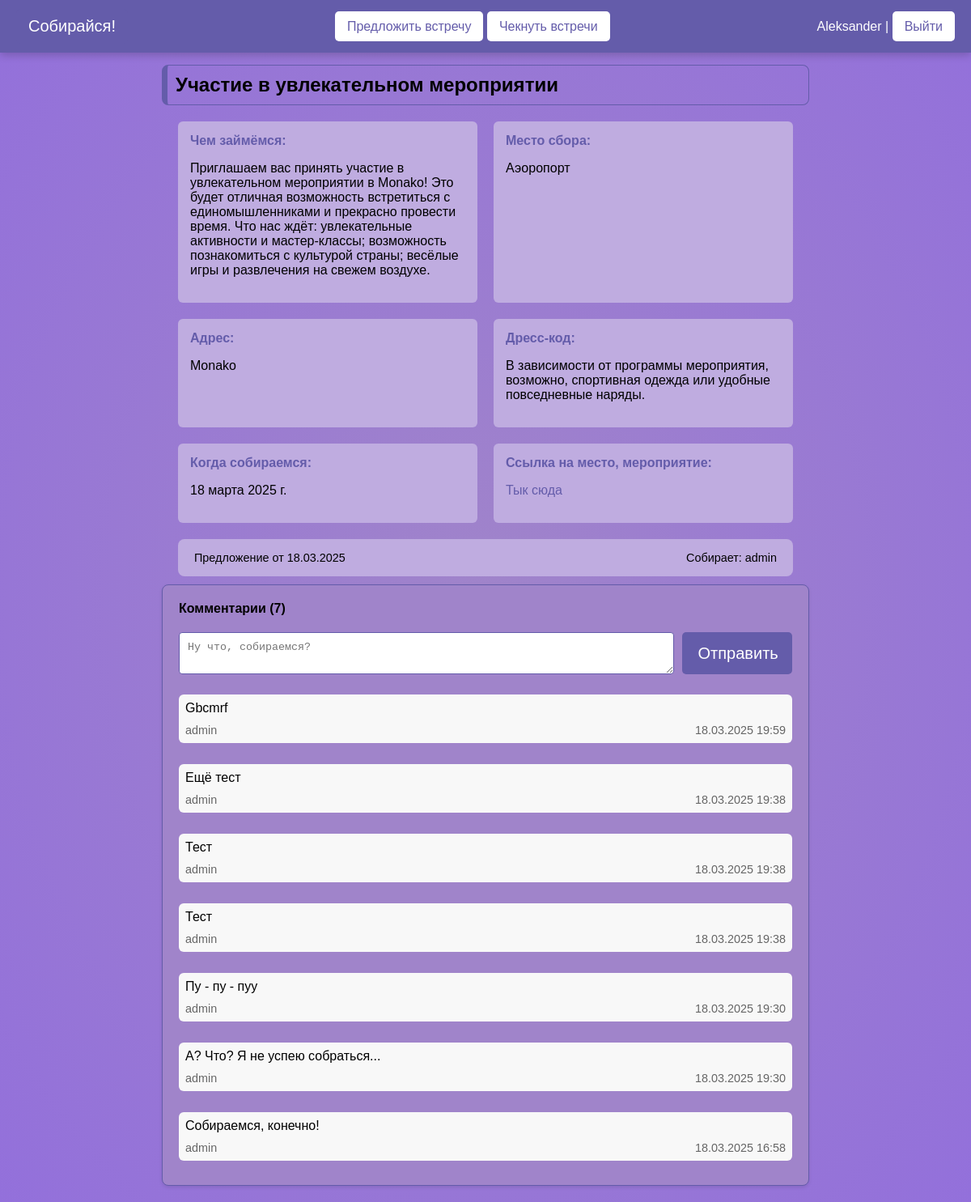
The page /check/5/ (signed in) on the database its author committed.
### meetings/models.py (models this page shows, shortened)
class Meeting(models.Model):
    author = models.ForeignKey(User, on_delete=models.SET_NULL, null=True)
    reason_to_meet = models.CharField('Повод для встречи', max_length=150)
    meeting_place = models.CharField('Место сбора' ,max_length=255)
    address = models.CharField('Адрес', max_length=150)
    what_to_do = models.TextField('Чем займёмся')
    dress_code = models.CharField('Дресс-код', max_length=150)
    link = models.URLField('Ссылка на место, мероприятие', blank=True)
    date_meeting = models.DateField('Когда собираемся')
    date_create = models.DateField(auto_now_add=True)

class Comment(models.Model):
    meeting = models.ForeignKey(Meeting, on_delete=models.CASCADE, related_name='comments')
    author = models.ForeignKey(User, on_delete=models.CASCADE)
    text = models.TextField("Комментарий")
    created_date = models.DateTimeField("Дата создания", auto_now_add=True)

### meetings/views.py (the view)
# urls.py: path('check/<int:pk>/', views.meeting_detail, name='meeting_detail'),
@login_required
def meeting_detail(request, pk):
    meeting = get_object_or_404(Meeting, pk=pk)
    comments = meeting.comments.all().order_by('-created_date')
    if request.method == 'POST':
        form = CommentForm(request.POST)
        if form.is_valid() and request.user.is_authenticated:
            comment = form.save(commit=False)
            comment.meeting = meeting
            comment.author = request.user
            comment.save()
            return redirect('meeting_detail', pk=pk)
    else:
        form = CommentForm()
    return render(request, 'meetings/meeting_detail.html', {
        'meeting': meeting,
        'comments': comments,
        'form': form
    })

### meetings/forms.py
class CommentForm(ModelForm):
    class Meta:
        model = Comment
        fields = ('text',)
        widgets = {
            'text': Textarea(attrs={
                'class': 'form-control',
                'rows': 2,
                'placeholder': 'Ну что, собираемся?'
            })
        }

### meetings/templates/meetings/meeting_detail.html (shortened to what this page needs)
{% extends 'base.html' %}
{% load static %}
{% block content %}
<link rel="stylesheet" type="text/css" href="{% static 'meetings/css/detail.css' %}"/>
<div class="custom-container">
    <div class="meeting-card">
        <div class="card-header">
            <h2 class="meeting-title">{{ meeting.reason_to_meet }}</h2>
        </div>
        <div class="card-content">
            <div class="details-grid">
                <div class="detail-item">
                    <h4>Чем займёмся:</h4>
                    <p>{{ meeting.what_to_do }}</p>
                </div>
                <div class="detail-item">
                    <h4>Место сбора:</h4>
                    <p>{{ meeting.meeting_place }}</p>
                </div>
                <div class="detail-item">
                    <h4>Адрес:</h4>
                    <p>{{ meeting.address }}</p>
                </div>
                <div class="detail-item">
                    <h4>Дресс-код:</h4>
                    <p>{{ meeting.dress_code }}</p>
                </div>
                <div class="detail-item">
                    <h4>Когда собираемся:</h4>
                    <p>{{ meeting.date_meeting }}</p>
                </div>
                {% if meeting.link %}
                <div class="detail-item">
                    <h4>Ссылка на место, мероприятие:</h4>
                    <p><a href="{{ meeting.link }}" class="custom-link">Тык сюда</a></p>
                </div>
                {% else %}
                <div class="detail-item">
                    <h4>Ссылка на место, мероприятие:</h4>
                    <p>Ссылки нет - чекаем газеты :)</p>
                </div>
                {% endif %}
            </div>
            <div class="meeting-footer">
                <span>Предложение от {{ meeting.date_create|date:"d.m.Y" }}</span>
                <span>Собирает: {{ meeting.author.username }}</span>
            </div>
        </div>
    </div>
    <div class="comments-section">
        <div class="comments-header">
            <h4>Комментарии ({{ comments.count }})</h4>
        </div>
        <form method="post" class="comment-form">
            <textarea name="text" placeholder="Ну что, собираемся?"></textarea>
            <button type="submit">Отправить</button>
        </form>
        <div class="comments-list">
            {% for comment in comments %}
            <div class="comment-card">
                <p class="comment-text">{{ comment.text }}</p>
                <div class="comment-info">
                    <span>{{ comment.author.username }}</span>
                    <span>{{ comment.created_date|date:"d.m.Y H:i" }}</span>
                </div>
            </div>
            {% empty %}
            <p class="no-comments">Пока нет комментариев</p>
            {% endfor %}
        </div>
    </div>
</div>
{% endblock %}

### templates/base.html (shortened to what this page needs)
{% load static %}
<!DOCTYPE html>
<html lang="ru">
<head>
    <link rel="stylesheet" type="text/css" href="{% static 'meetings/css/style.css' %}"/>
</head>
<body>
    <div class="header">
        <div class="btn site-name"><a id="home" href="{% url 'home' %}" class="home-button">Собирайся!</a></div>
        <div class="nav-buttons">
            <a class="btn btn-primary" href="{% url 'suggest' %}">Предложить встречу</a>
            <a class="btn btn-primary" href="{% url 'check' %}">Чекнуть встречи</a>
        </div>
        <div class="auth-buttons">
            {% if user.is_authenticated %}
            {{user.username}} | <a href="{% url 'users:logout' %}">Выйти</a>
            {% else %}
            <a class="btn btn-primary" href="{% url 'users:login' %}">Войти</a> <a class="btn btn-primary" href="{% url 'users:register' %}">Регистрация</a>
            {% endif %}
        </div>
    </div>
	<div class="content-text">
{% block content %}
{% endblock %}
	</div>
</body>
</html>

### meetings/static/meetings/css/style.css (style rules this page uses)
body { background: radial-gradient(ellipse, #A084CA, #9370DB); margin: 0; font-family: Arial, sans-serif; }
.header { position: fixed; top: 0; left: 0; right: 0; background-color: #645CAA; color: white; display: flex; justify-content: space-between; align-items: center; padding: 11px 20px; box-shadow: 0 3px 10px rgba(0, 0, 0, 0.2); z-index: 1000; }
.header a { background-color: #fff; color: #645CAA; border: none; padding: 10px 15px; border-radius: 5px; cursor: pointer; transition: background-color 0.3s; text-decoration: none; }
#home { background-color: #645CAA; color: #fff; text-decoration: none; display: inline-block; transition: transform 0.3s ease; font-size: 20px; }
button { text-align: center; font-size: 20px; outline: none; border: 1px solid EBC7E8; border-radius: 5px; padding: 0.2rem 0.5rem; background-color: inherit; cursor: pointer; font-weight: 500; width: 30%; transition: background-color 0.3s ease; }

### meetings/static/meetings/css/detail.css (style rules this page uses)
.custom-container { max-width: 800px; margin: 0 auto; padding: 20px; margin-top: 60px; }
.card-header { padding: 10px; border: 1px solid #645CAA; border-left: 7px solid rgb(100, 92, 170); border-radius: 8px; }
.meeting-title { margin: 0; }
.details-grid { display: grid; grid-template-columns: repeat(auto-fit, minmax(250px, 1fr)); gap: 20px; padding: 20px; }
.detail-item { padding: 15px; background: #BFACE0; border-radius: 6px; }
.detail-item h4 { margin: 0 0 10px 0; color: #645CAA; }
.meeting-footer { display: flex; justify-content: space-between; padding: 15px 20px; background: #BFACE0; font-size: 0.9em; border-radius: 8px; margin: 0 auto; width: 90%; margin-bottom: 10px; }
.comments-section { background: #A084CA; border-radius: 8px; border: 1px solid #645CAA; box-shadow: 0 2px 4px rgba(0,0,0,0.1); padding: 20px; }
.comments-header h4 { margin: 0 0 20px 0; }
.comment-form { display: flex; gap: 10px; margin-bottom: 25px; }
.comment-form textarea { width: 700px; padding: 10px; border: 1px solid #645CAA; border-radius: 4px; min-height: 30px; }
.comment-form button { padding: 8px 20px; background: #645CAA; color: white; border: none; border-radius: 5px; cursor: pointer; width: 18%; }
.comment-card { padding: 8px; background: #f8f8f8; border-radius: 6px; margin-bottom: 10px; }
.comments-list { display: flex; flex-direction: column; gap: 16px; }
.comment-text { margin: 0 0 10px 0; }
.comment-info { display: flex; justify-content: space-between; font-size: 0.9em; color: #666; }
.custom-link { color: #645CAA; text-decoration: none; }

### rows shown on the page
Meeting: reason_to_meet "Участие в увлекательном мероприятии", what_to_do "Приглашаем вас принять участие в увлекательном мероприятии в Monako! Это будет отличная возможность встретиться с единомышленниками и прекрасно провести время. Что нас ждёт: увлекательные активности и мастер-классы; возможность познакомиться с культурой страны; весёлые игры и развлечения на свежем воздухе.", meeting_place "Аэоропорт", address "Monako", dress_code "В зависимости от программы мероприятия, возможно, спортивная одежда или удобные повседневные наряды.", date_meeting "18 марта 2025 г.", date_create "18.03.2025", author.username "admin"
Comment: text "Gbcmrf", author.username "admin", created_date "18.03.2025 19:59"
Comment: text "Ещё тест", author.username "admin", created_date "18.03.2025 19:38"
Comment: text "Тест", author.username "admin", created_date "18.03.2025 19:38"
Comment: text "Тест", author.username "admin", created_date "18.03.2025 19:38"
Comment: text "Пу - пу - пуу", author.username "admin", created_date "18.03.2025 19:30"
Comment: text "А? Что? Я не успею собраться...", author.username "admin", created_date "18.03.2025 19:30"
Comment: text "Собираемся, конечно!", author.username "admin", created_date "18.03.2025 16:58"

### other values the page prints
{{ user.username }} "Aleksander"
{{ comments.count }} "7"
